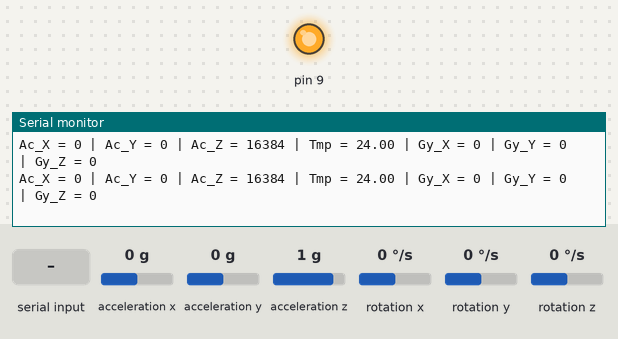
The sketch below on a simulated Arduino Uno, built with avr-gcc and run on an emulated ATmega328P. Shown: output pins drawn as LEDs (lit = HIGH), the last lines printed to the serial monitor. Wiring (inferred from the names in the program): MPU-6050 motion sensor at I2C address 0x68. The inputs (shaded band) are chosen by the test bench; at power-on: acceleration x 0 g, acceleration y 0 g, rotation x 0 °/s, acceleration z 1 g, rotation y 0 °/s, rotation z 0 °/s.

Above: at 1.2 s.
1.3 s: acceleration x set to -1.4 g
At 1.46 s:
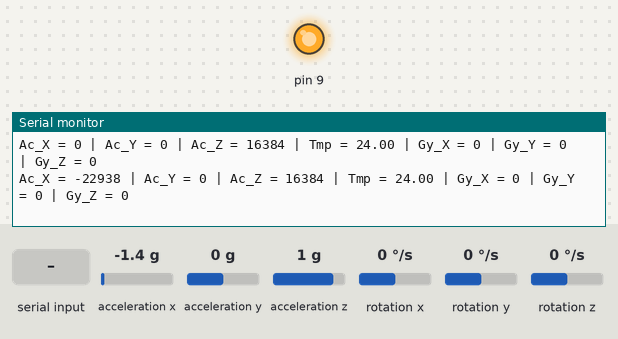
4.3 s: "e" received over Serial
At 4.5 s:
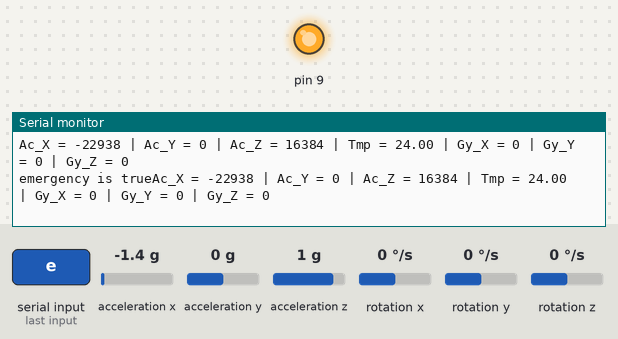
5.8 s: acceleration y set to 0.8 g
At 6.03 s:
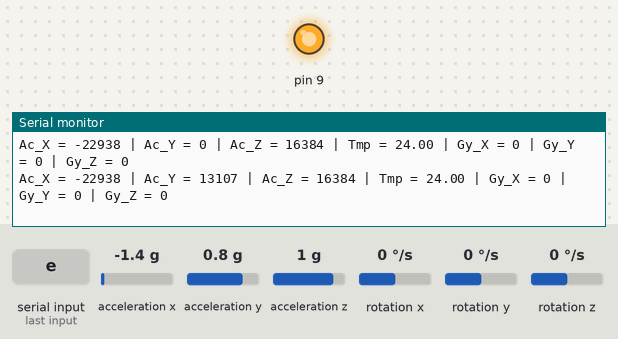
8.8 s: rotation x set to -192 °/s
At 9.04 s:
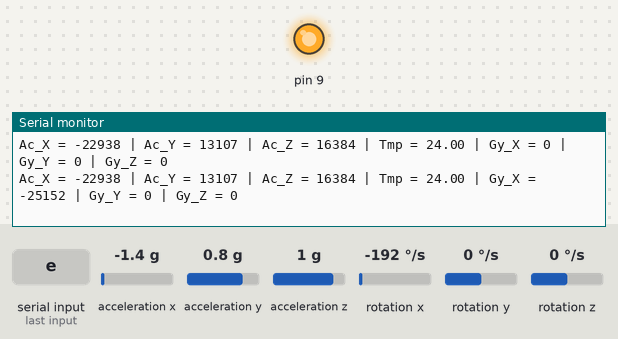
11.8 s: acceleration z set to -1.4 g
At 11.9 s:
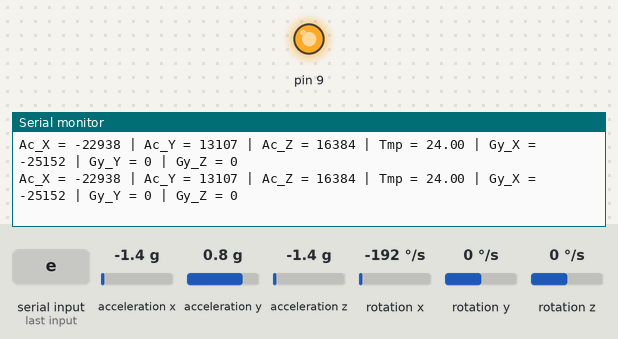

Measured:
- after the input at 1.3 s, the serial monitor: prints a new line at once (image 1)
- after the input at 4.3 s, the serial monitor: prints a new line after 0.07 s (image 2)
- after the input at 5.8 s, the serial monitor: prints a new line after 0.11 s (image 3)
- after the input at 8.8 s, the serial monitor: prints a new line after 0.12 s (image 4)

The sketch:

Fall_Detection.ino
```cpp
////////////////////////////headers///////////////////////////////////////////////////////////
#include<Wire.h>
#include<SoftwareSerial.h>

const int MPU=0x68; // I2C address of the MPU-6050
int16_t AcX[50],AcY[50],AcZ[50],GyX[50],GyY[50],GyZ[50]; //these are the reading updated using the below reading for algorithm. In the fucntion circular queue is implemented.
int16_t Ac_X,Ac_Y,Ac_Z,Gy_X,Gy_Y,Gy_Z,Tmp; //these are the fresh readings which are cont. updated in the function read_raw_values().
unsigned int k=0;
unsigned int l=0;
int16_t i=0;
int16_t j=0;
const int16_t tmin=1000;
const int16_t tmax=2000;
const int16_t Ath=15*15; //sqauaring the threshold value.
int16_t Gmax;
String st_to_display;
SoftwareSerial mySerial(10, 11); //Rx | Tx

//////////////////////////setup//////////////////////////////////////////////////////////////
void setup(){
Wire.begin();
Wire.beginTransmission(MPU);
Wire.write(0x6B); // PWR_MGMT_1 register
Wire.write(0); // set to zero (wakes up the MPU-6050)
Wire.endTransmission(true);
Serial.begin(9600);
//BLUETOOTH MODULE POWER SUPPLIES Vcc
pinMode(9, OUTPUT);
digitalWrite(9, HIGH);
}

//////////////////////////algorithm function/////////////////////////////////////////////////
bool fall_algo(){
  //ALGORITHM FOR FALL DETECTION
  // j is for accelerometer array index and i is for gyroscope array index.
  if(j<50){
    AcX[j]=Ac_X; // 0x3B (ACCEL_XOUT_H) & 0x3C (ACCEL_XOUT_L)
    AcY[j]=Ac_Y; // 0x3D (ACCEL_YOUT_H) & 0x3E (ACCEL_YOUT_L)
    AcZ[j]=Ac_Z; // 0x3F (ACCEL_ZOUT_H) & 0x40 (ACCEL_ZOUT_L)
    //Tmp=Wire.read()<<8|Wire.read(); // 0x41 (TEMP_OUT_H) & 0x42 (TEMP_OUT_L)
    j++; k++;
  }
  else {
    j=0;
    AcX[j]=Ac_X; // 0x3B (ACCEL_XOUT_H) & 0x3C (ACCEL_XOUT_L)
    AcY[j]=Ac_Y; // 0x3D (ACCEL_YOUT_H) & 0x3E (ACCEL_YOUT_L)
    AcZ[j]=Ac_Z; // 0x3F (ACCEL_ZOUT_H) & 0x40 (ACCEL_ZOUT_L)
    //Tmp=Wire.read()<<8|Wire.read(); // 0x41 (TEMP_OUT_H) & 0x42 (TEMP_OUT_L)
    j++; k++;
  }
  if(i<50){
    GyX[i]=Gy_X; // 0x43 (GYRO_XOUT_H) & 0x44 (GYRO_XOUT_L)
    GyY[i]=Gy_Y; // 0x45 (GYRO_YOUT_H) & 0x46 (GYRO_YOUT_L)
    GyZ[i]=Gy_Z; // 0x47 (GYRO_ZOUT_H) & 0x48 (GYRO_ZOUT_L)
    i++; l++;
  }
  else {
    i=0;
    GyX[i]=Gy_X; // 0x43 (GYRO_XOUT_H) & 0x44 (GYRO_XOUT_L)
    GyY[i]=Gy_Y; // 0x45 (GYRO_YOUT_H) & 0x46 (GYRO_YOUT_L)
    GyZ[i]=Gy_Z; // 0x47 (GYRO_ZOUT_H) & 0x48 (GYRO_ZOUT_L)
    i++; l++;
  }
  //taking the norm square.
  int16_t Acc=(AcX[j]*AcX[j]+AcZ[j]*AcZ[j]+AcY[j]*AcY[j]);
  int16_t Gy=(GyX[i]*GyX[i]+GyZ[i]*GyZ[i]+GyY[i]*GyY[i]);
  if(Acc>Ath){
    int k1=(k-1);
    while(1){
      if(j==49){
        j=0; i=0;
        GyX[i]=Wire.read()<<8|Wire.read(); // 0x43 (GYRO_XOUT_H) & 0x44 (GYRO_XOUT_L)
        GyY[i]=Wire.read()<<8|Wire.read(); // 0x45 (GYRO_YOUT_H) & 0x46 (GYRO_YOUT_L)
        GyZ[i]=Wire.read()<<8|Wire.read(); // 0x47 (GYRO_ZOUT_H) & 0x48 (GYRO_ZOUT_L)
        AcX[j]=Wire.read()<<8|Wire.read(); // 0x3B (ACCEL_XOUT_H) & 0x3C (ACCEL_XOUT_L)
        AcY[j]=Wire.read()<<8|Wire.read(); // 0x3D (ACCEL_YOUT_H) & 0x3E (ACCEL_YOUT_L)
        AcZ[j]=Wire.read()<<8|Wire.read(); // 0x3F (ACCEL_ZOUT_H) & 0x40 (ACCEL_ZOUT_L)
        Acc=sqrt(AcX[j]*AcX[j]+AcZ[j]*AcZ[j]+AcY[j]*AcY[j]);
        if(Acc<Ath) {
          k++; l++;
          break;
      }
    }
    else{
      AcX[j]=Wire.read()<<8|Wire.read(); // 0x3B (ACCEL_XOUT_H) & 0x3C (ACCEL_XOUT_L)
      AcY[j]=Wire.read()<<8|Wire.read(); // 0x3D (ACCEL_YOUT_H) & 0x3E (ACCEL_YOUT_L)
      AcZ[j]=Wire.read()<<8|Wire.read(); // 0x3F (ACCEL_ZOUT_H) & 0x40 (ACCEL_ZOUT_L)
      Acc=sqrt(AcX[j]*AcX[j]+AcZ[j]*AcZ[j]+AcY[j]*AcY[j]);
      GyX[i]=Wire.read()<<8|Wire.read(); // 0x43 (GYRO_XOUT_H) & 0x44 (GYRO_XOUT_L)
      GyY[i]=Wire.read()<<8|Wire.read(); // 0x45 (GYRO_YOUT_H) & 0x46 (GYRO_YOUT_L)
      GyZ[i]=Wire.read()<<8|Wire.read(); // 0x47 (GYRO_ZOUT_H) & 0x48 (GYRO_ZOUT_L)
      if(Acc<Ath){
        k++; l++;
        break;
      }
    }
    j++; i++; k++; l++;
  }
  int16_t l1,l2,t3;
  if(k<k1)
  {
   t3=(k+255-k1)*10; //IN MILLISECONDS
  //older code
   l1=(k+255)%50+k1%50;
   l2=l1/2;
  //NEW CODE, CHECKING THE TIME RANGE FOR THE PEAK VALUES.
  }

 //SQUARING GMAX
 else{ t3=(k-k1)*10; //IN MILLISECONDS
  //older code
   l1=(k)%50+k1%50;
   l2=l1/2;
  //NEW CODE, CHECKING THE TIME RANGE FOR THE PEAK VALUES.
  }

  Gmax=GyX[l2]*GyX[l2]+GyZ[l2]*GyZ[l2]+GyY[l2]*GyY[l2];
  //final condititon for detection of fall.
    if(t3>tmin & t3<tmax & Gmax>(45*45)){
      Serial.print("FALL");
      return true;
    }
  }
}

//////////////////////////function for reading raw values////////////////////////////////////
void read_raw_values(){
  //CODE FOR READING RAW VALUES
  Ac_X=Wire.read()<<8|Wire.read(); // 0x3B (ACCEL_XOUT_H) & 0x3C (ACCEL_XOUT_L)
  Ac_Y=Wire.read()<<8|Wire.read(); // 0x3D (ACCEL_YOUT_H) & 0x3E (ACCEL_YOUT_L)
  Ac_Z=Wire.read()<<8|Wire.read(); // 0x3F (ACCEL_ZOUT_H) & 0x40 (ACCEL_ZOUT_L)
  Tmp=Wire.read()<<8|Wire.read(); // 0x41 (TEMP_OUT_H) & 0x42 (TEMP_OUT_L)
  Gy_X=Wire.read()<<8|Wire.read(); // 0x43 (GYRO_XOUT_H) & 0x44 (GYRO_XOUT_L)
  Gy_Y=Wire.read()<<8|Wire.read(); // 0x45 (GYRO_YOUT_H) & 0x46 (GYRO_YOUT_L)
  Gy_Z=Wire.read()<<8|Wire.read(); // 0x47 (GYRO_ZOUT_H) & 0x48 (GYRO_ZOUT_L)
  Serial.print("Ac_X = "); Serial.print(Ac_X);
  Serial.print(" | Ac_Y = "); Serial.print(Ac_Y);
  Serial.print(" | Ac_Z = "); Serial.print(Ac_Z);
  Serial.print(" | Tmp = "); Serial.print(Tmp/340.00+36.53); //equation for temperature in degrees C from datasheet
  Serial.print(" | Gy_X = "); Serial.print(Gy_X);
  Serial.print(" | Gy_Y = "); Serial.print(Gy_Y);
  Serial.print(" | Gy_Z = "); Serial.println(Gy_Z);
  delay(100);
}


///////////////////////////MAIN LOOP///////////////////////////////////////////////////////////////
//////////////////////////////////////////////////////////////////////////////////////////////////
void loop(){
  Wire.beginTransmission(MPU);
  Wire.write(0x3B); // starting with register 0x3B (ACCEL_XOUT_H)
  Wire.endTransmission(false);
  Wire.requestFrom(MPU,14,true); // request a total of 14 registers

  read_raw_values(); //taking the fresh values from registers.

  //sending via bluetooth on true fall conditiion to phone
  if (fall_algo() == true){
    mySerial.println("emergency is true");
  }
  else{
    mySerial.println("No fall condition is detected");
  }
}


////////////////////////////////////////////manual trigger///////////////////////////////////////////////////////
void serialEvent() {
  while (Serial.available()) {
    // get the new byte:
    char inChar = (char)Serial.read();
    if( inChar == 'e')
    // trigger emergency situation.
    mySerial.println("emergency is true"); // sending through bluetooth module
    Serial.print("emergency is true");
   }
  }
```
